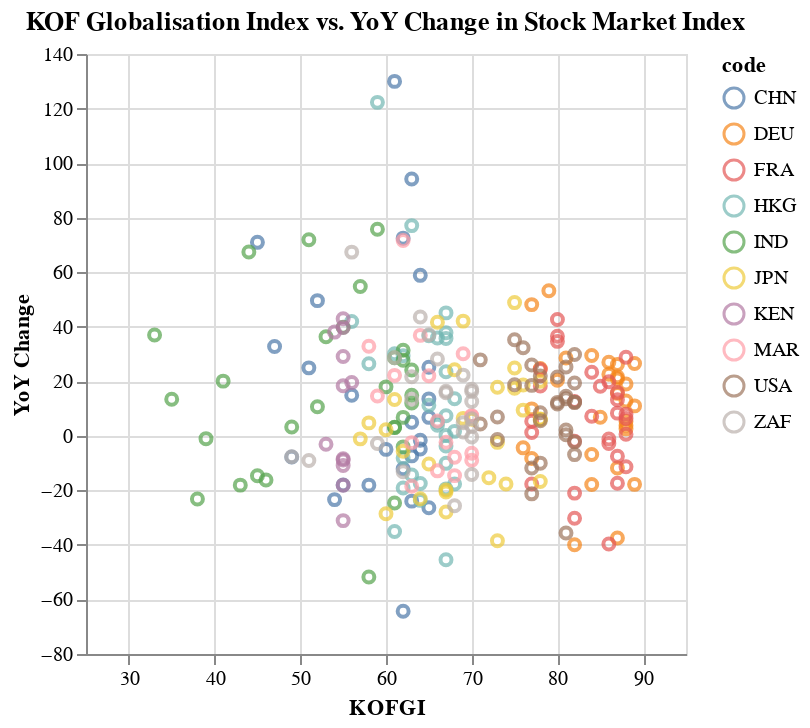

Source (notebook cell):
### Code cell
alt.Chart(kof_df).mark_point().encode(
    x=alt.X('KOFGI').scale(domain=[25, 95]),
    y='YoY Change:Q',
    color=alt.Color('code:N', title='Country')
).properties(
    title='KOF Globalisation Index vs. YoY Change in Stock Market Index'
)

### Figure 1 — Vega-Lite specification as saved in the notebook (floating-point values rounded to 4 significant figures; data arrays with more than 128 entries replaced by an {"elided": "..."} marker saying what was removed)
{"config": {"view": {"continuousWidth": 300, "continuousHeight": 300}}, "data": {"name": "data-a163c8049c7bb63de56c0e1bff77c936"}, "mark": {"type": "point"}, "encoding": {"color": {"field": "code", "type": "nominal"}, "x": {"field": "KOFGI", "scale": {"domain": [25, 95]}, "type": "quantitative"}, "y": {"field": "YoY Change", "type": "quantitative"}}, "title": "KOF Globalisation Index vs. YoY Change in Stock Market Index", "$schema": "https://vega.github.io/schema/vega-lite/v5.8.0.json", "datasets": {"data-a163c8049c7bb63de56c0e1bff77c936": {"elided": "256 records"}}}
